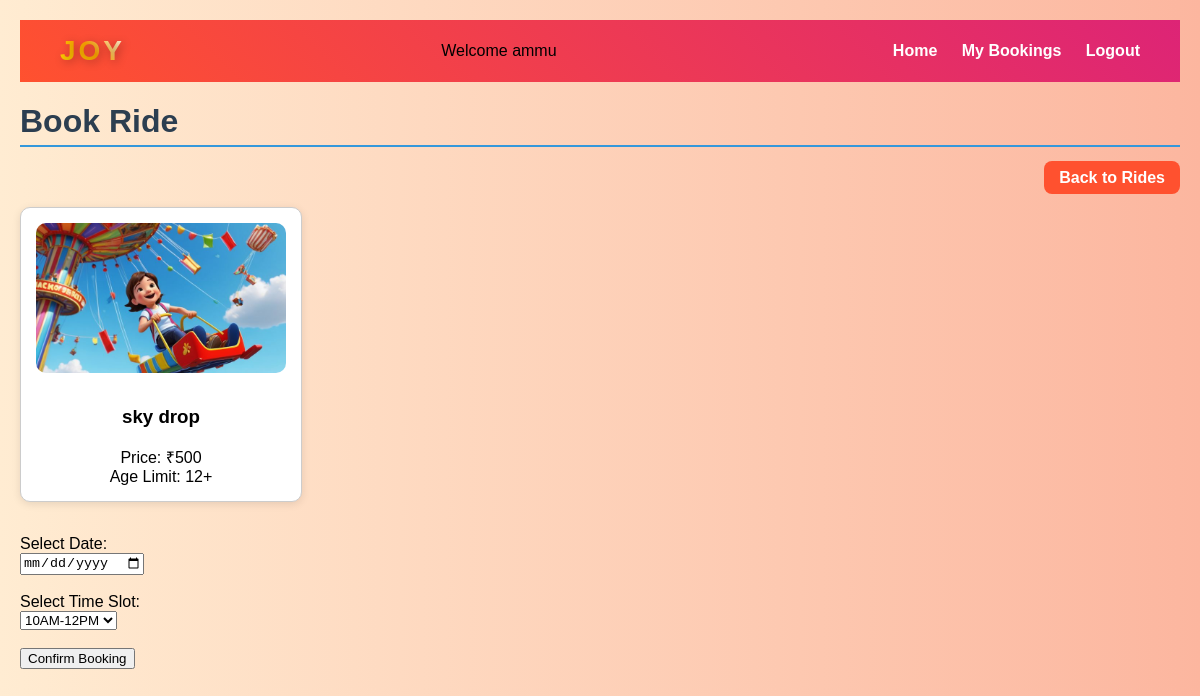
Page /book.php?id=1 (signed in) on the committed database.
### tables this page shows
CREATE TABLE IF NOT EXISTS `rides` (
  `id` int NOT NULL AUTO_INCREMENT,
  `ride_name` varchar(100) DEFAULT NULL,
  `price` int DEFAULT NULL,
  `age_limit` int DEFAULT NULL,
  `description` text,
  `images` varchar(100) DEFAULT NULL,
  `category` varchar(50) DEFAULT NULL,
  `capacity` int NOT NULL,
  `status` varchar(20) DEFAULT 'Active',
  PRIMARY KEY (`id`)
);

### book.php (the view, shortened to what this page needs)
<?php
include "php/db.php";
$ride_id = intval($_GET['id']);
$result = mysqli_query($conn, "SELECT * FROM rides WHERE id=$ride_id");
$ride = mysqli_fetch_assoc($result);
?>
<!DOCTYPE html>
<html>
<head>
<link rel="stylesheet" href="css/style.css">
</head>
<body>
<div class="navbar">
    <div class="logo">
        <span class="joy-text">JOY</span>
    </div>
    <span class="user-name">
Welcome <?php echo isset($_SESSION['user_name']) ? $_SESSION['user_name'] : ""; ?>
</span>
    <div class="nav-links">
        <a href="index.php">Home</a>
        <a href="my_bookings.php">My Bookings</a>
        <a href="logout.php" class="logout">Logout</a>
    </div>
</div>
<h1>Book Ride</h1>
<div style="text-align:right; margin-bottom:20px;">
    <a href="category.php" class="back-btn">Back to Rides</a>
</div>
<div class="ride-card">
<img src="images/<?php echo $ride['images']; ?>"
width="250"
style="border-radius:10px; margin-bottom:10px;">
<h3><?php echo $ride['ride_name']; ?></h3>
Price: ₹<?php echo $ride['price']; ?><br>
Age Limit: <?php echo $ride['age_limit']; ?>+
</div>
<form action="confirm_booking.php" method="POST">
<br>
<label>Select Date:</label><br>
<input type="date"
name="booking_date"
min="<?php echo date('Y-m-d'); ?>"
required>
<br><br>
<label>Select Time Slot:</label><br>
<select name="slot_time" required>
<?php
$slot_query = mysqli_query($conn,
"SELECT slot_time FROM ride_slots WHERE ride_id='$ride_id'");
while($slot = mysqli_fetch_assoc($slot_query)){
?>
<option value="<?php echo $slot['slot_time']; ?>">
<?php echo $slot['slot_time']; ?>
</option>
<?php } ?>
</select>
<br><br>
<button type="submit">Confirm Booking</button>
</form>
</body>
</html>

### style.css (style rules this page uses)
body { font-family: Arial, sans-serif; background-color: #f4f4f4; margin: 0; padding: 20px; }
h1 { color: #2c3e50; border-bottom: 2px solid #3498db; padding-bottom: 5px; }
.ride-card { background: white; padding: 15px; margin: 15px 0; border-radius: 8px; box-shadow: 0px 2px 8px rgba(0,0,0,0.1); }
.ride-card { width:280px; transition:0.3s; }
.ride-card { width:280px; background:white; border-radius:10px; overflow:hidden; box-shadow:0px 4px 10px rgba(0,0,0,0.1); transition:0.3s; }
.ride-card img { width:100%; height:200px; object-fit:cover; }
.ride-card img { width:100%; height:200px; object-fit:cover; border-radius:8px; margin-bottom:10px; }
.navbar { background: rgba(0,0,0,0.7); padding: 15px 30px; display: flex; justify-content: space-between; align-items: center; position: sticky; top: 0; z-index: 1000; }
.navbar a { color: white; text-decoration: none; margin-left: 20px; font-weight: bold; }
.joy-text { font-size: 28px; font-weight: bold; color: #ff8800; }
.joy-text { font-size:28px; font-weight:900; background: linear-gradient(45deg,#fff,#ffe600,#ff00cc); -webkit-background-clip: text; -webkit-text-fill-color: transparent; letter-spacing:3px; font-family: 'Trebuchet MS', sans-serif; text-shadow:2px 2px 10px rgba(0,0,0,0.3); }
.ride-card { background: white; padding: 20px; width: 280px; text-align: center; border-radius: 15px; box-shadow: 0 0 15px rgba(0,0,0,0.2); }
body { margin:0; font-family: Arial, sans-serif; background: linear-gradient(to right, #ffecd2, #fcb69f); }
.navbar { display:flex; justify-content:space-between; align-items:center; padding:15px 40px; background: linear-gradient(45deg, #ff512f, #dd2476); }
.nav-links a { color:white; text-decoration:none; margin-left:20px; font-weight:bold; }
.joy-text { font-size:28px; font-weight:bold; background: linear-gradient(45deg, gold, orange, white); -webkit-background-clip:text; -webkit-text-fill-color:transparent; }
.back-btn { background:#ff512f; color:white; padding:8px 15px; border-radius:8px; text-decoration:none; font-weight:bold; }
.ride-card { width:220px; border:1px solid #ddd; padding:10px; text-align:center; border-radius:10px; background:#fff; }
.ride-card img { width:100%; height:150px; object-fit:cover; }
.ride-card { width:250px; border:1px solid #ccc; padding:15px; border-radius:10px; box-shadow:0 2px 8px rgba(0,0,0,0.1); background:white; }

### rows in the picture
rides: images (picture), ride_name "sky drop", price "500", age_limit "12"

### other values in the picture
$_SESSION['user_name'] "ammu"
form field slot_time "10AM-12PM"
